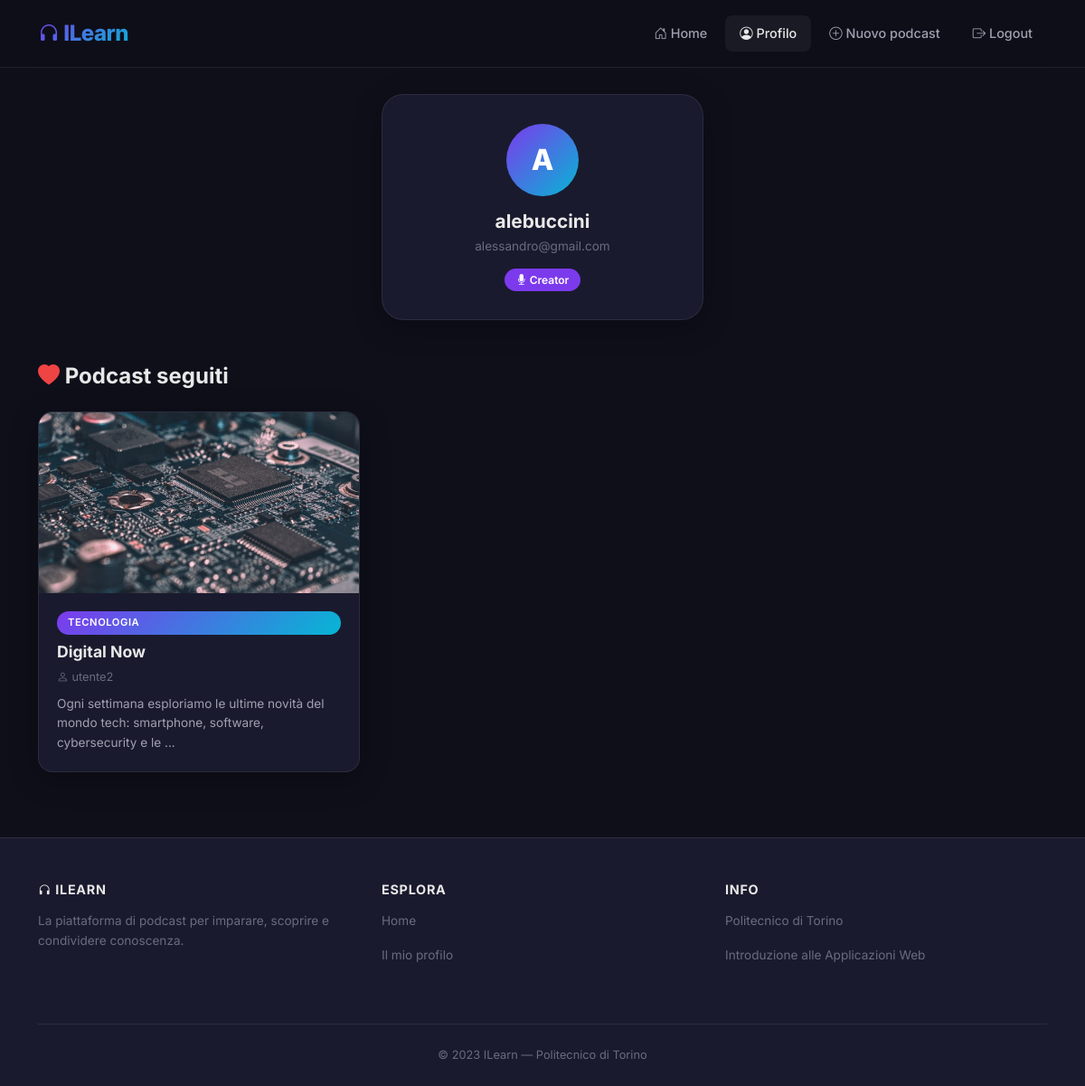
Screenshot of /profilo/5 (signed in) with the database file from the repository.
### tables this page shows
CREATE TABLE "UTENTI" (
	"ID"	INTEGER NOT NULL,
	"Email"	TEXT NOT NULL,
	"Username"	TEXT NOT NULL,
	"Password"	TEXT NOT NULL,
	"Tipo"	INTEGER NOT NULL,
	PRIMARY KEY("ID" AUTOINCREMENT)
);

CREATE TABLE "FOLLOW" (
	"podcast_id"	INTEGER NOT NULL,
	"utente_id"	INTEGER NOT NULL,
	FOREIGN KEY("podcast_id") REFERENCES "PODCAST"("podcast_id") ON DELETE CASCADE,
	FOREIGN KEY("utente_id") REFERENCES "UTENTI"("ID") ON DELETE CASCADE
);

CREATE TABLE "PODCAST" (
	"podcast_id"	INTEGER NOT NULL,
	"Titolo"	TEXT NOT NULL,
	"Descrizione"	TEXT NOT NULL,
	"Categoria"	TEXT NOT NULL,
	"utente_id"	INTEGER NOT NULL,
	"Estensione"	TEXT NOT NULL,
	PRIMARY KEY("podcast_id" AUTOINCREMENT),
	FOREIGN KEY("utente_id") REFERENCES "UTENTI"("ID") ON DELETE CASCADE
);

### app.py (the view)
@app.route('/profilo/<int:user_id>')
@login_required
def profilo(user_id):
    podcast_seguiti = db_interaction.get_podcast_seguiti(user_id)
    id_podcast_seguiti = db_interaction.get_id_podcast_seguiti(user_id)
    user = db_interaction.get_user_by_id(user_id)
    isactive = True
    return render_template('profilo.html', podcast_seguiti=podcast_seguiti, user=user, isactive=isactive, id_podcast_seguiti=id_podcast_seguiti)

### app.py (called while the page is built)
@login_manager.user_loader
def load_user(user_id):
    db_user = db_interaction.get_user_with_password_by_id(user_id)
    user = User(id=db_user['ID'], email=db_user['Email'], password=db_user['Password'], type=db_user['Tipo'], username=db_user['Username'])
    return user

### db_interaction.py (called while the page is built)
def get_user_with_password_by_id(id):
    conn = sqlite3.connect('db/podcast.db')
    conn.row_factory = sqlite3.Row
    cursor = conn.cursor()
    sql = 'SELECT * FROM UTENTI WHERE ID = ?'
    cursor.execute(sql, (id,))
    user = cursor.fetchone()
    cursor.close()
    conn.close()
    return user

def get_user_by_id(id):
    conn = sqlite3.connect('db/podcast.db')
    conn.row_factory = sqlite3.Row
    cursor = conn.cursor()
    sql = 'SELECT ID, Email, Username, Tipo FROM UTENTI WHERE ID = ?'
    cursor.execute(sql, (id,))
    user = cursor.fetchone()
    cursor.close()
    conn.close()
    return user

def get_id_podcast_seguiti(user_id):
    seguiti = []
    conn = sqlite3.connect('db/podcast.db')
    conn.row_factory = sqlite3.Row
    cursor = conn.cursor()
    sql = 'SELECT FOLLOW.podcast_id FROM FOLLOW, PODCAST WHERE FOLLOW.podcast_id = PODCAST.podcast_id AND FOLLOW.utente_id = ?'
    cursor.execute(sql, (user_id,))
    result = cursor.fetchall() #elenco IDSerie in un oggetto row
    for row in result:
        elem = row[0]
        seguiti.append(elem)
    cursor.close()
    conn.close()
    return seguiti

def get_podcast_seguiti(userid):
    conn = sqlite3.connect('db/podcast.db')
    conn.row_factory = sqlite3.Row
    cursor = conn.cursor()
    sql = 'SELECT * FROM PODCAST, FOLLOW, UTENTI WHERE PODCAST.podcast_id = FOLLOW.podcast_id AND PODCAST.utente_id = UTENTI.ID AND FOLLOW.utente_id = ?'
    cursor.execute(sql, (userid,))
    podcasts = cursor.fetchall()
    cursor.close()
    conn.close()
    return podcasts

### templates/profilo.html (shortened to what this page needs)
{% extends "base.html" %}
{% block profilo_active %}active{% endblock %}
{% block content %}
<div class="py-4">
    <div class="row justify-content-center mb-5">
        <div class="col-md-5 col-lg-4" data-aos="fade-up">
            <div class="profile-card">
                <div class="profile-avatar">{{ user.Username[0]|upper }}</div>
                <h4 class="profile-username">{{ user.Username }}</h4>
                <p class="profile-email">{{ user.Email }}</p>
                {% if user.Tipo == 1 %}
                <span class="badge-creator"><i class="bi bi-mic-fill"></i> Creator</span>
                {% else %}
                <span class="badge-listener"><i class="bi bi-headphones"></i> Ascoltatore</span>
                {% endif %}
            </div>
        </div>
    </div>
    <h5 class="section-heading" data-aos="fade-up"><i class="bi bi-heart-fill" style="color: #ef4444;"></i> Podcast seguiti</h5>
    {% if podcast_seguiti %}
    <div class="row row-cols-1 row-cols-md-2 row-cols-lg-3 g-4 pb-5">
        {% for podcast in podcast_seguiti %}
        <div class="col" data-aos="fade-up" data-aos-delay="{{ loop.index0 * 100 }}">
            <article class="glass-card">
                <div class="card-img-wrapper">
                    <a href="{{ url_for('podcast', podcast_id=podcast.podcast_id) }}">
                        <img class="card-img-top"
                             src="{{ url_for('static', filename='podcast' + podcast.podcast_id|string + podcast.Estensione) }}"
                             alt="Immagine del podcast {{ podcast.Titolo }}">
                    </a>
                </div>
                <div class="card-body">
                    <span class="badge-category mb-2">{{ podcast.categoria }}</span>
                    <h5 class="card-title">
                        <a href="{{ url_for('podcast', podcast_id=podcast.podcast_id) }}">{{ podcast.Titolo }}</a>
                    </h5>
                    <p class="card-author"><i class="bi bi-person"></i> {{ podcast.username }}</p>
                    <p class="card-text">{{ podcast.Descrizione[:100] }}{% if podcast.Descrizione|length > 100 %}...{% endif %}</p>
                </div>
            </article>
        </div>
        {% endfor %}
    </div>
    {% else %}
    <div class="text-center py-4" data-aos="fade-up">
        <p style="color: var(--text-muted);">Non stai seguendo nessun podcast.</p>
        <a href="{{ url_for('home') }}" class="btn btn-gradient mt-2"><i class="bi bi-compass"></i> Esplora podcast</a>
    </div>
    {% endif %}
</div>
{% endblock %}

### static/style.css (style rules this page uses)
:root { --bg-primary: #0f0f1a; --bg-card: #1a1a2e; --bg-elevated: #16213e; --bg-glass: rgba(255, 255, 255, 0.05); --bg-glass-hover: rgba(255, 255, 255, 0.08); --accent-primary: #7c3aed; --accent-secondary: #06b6d4; --gradient-accent: linear-gradient(135deg, #7c3aed, #06b6d4); --gradient-hero: linear-gradient(135deg, #0f0f1a 0%, #1a1a2e 50%, #16213e 100%); --text-primary: #e8e8e8; --text-secondary: #a0a0b0; --text-muted: #6b6b80; --border-glass: rgba(255, 255, 255, 0.08); --shadow-card: 0 8px 32px rgba(0, 0, 0, 0.3); --shadow-hover: 0 16px 48px rgba(124, 58, 237, 0.15); --shadow-glow: 0 0 20px rgba(124, 58, 237, 0.3); --radius-sm: 8px; --radius-md: 12px; --radius-lg: 16px; --radius-xl: 24px; --transition-fast: 0.2s ease; --transition-normal: 0.3s ease; --transition-slow: 0.5s ease; }
* { margin: 0; padding: 0; box-sizing: border-box; }
body { font-family: 'Inter', sans-serif; background-color: var(--bg-primary); color: var(--text-primary); line-height: 1.6; overflow-x: hidden; min-height: 100vh; display: flex; flex-direction: column; }
a { color: var(--accent-secondary); text-decoration: none; transition: color var(--transition-fast); }
.glass-card { background: var(--bg-card); border: 1px solid var(--border-glass); border-radius: var(--radius-lg); overflow: hidden; transition: all var(--transition-normal); box-shadow: var(--shadow-card); height: 100%; display: flex; flex-direction: column; }
.glass-card .card-img-top { width: 100%; height: 200px; object-fit: cover; transition: transform var(--transition-slow); }
.glass-card .card-img-wrapper { overflow: hidden; position: relative; }
.glass-card .card-body { padding: 1.25rem; flex: 1; display: flex; flex-direction: column; }
.glass-card .card-title { font-weight: 700; font-size: 1.1rem; margin-bottom: 0.5rem; color: var(--text-primary); }
.glass-card .card-title a { color: var(--text-primary); }
.glass-card .card-text { color: var(--text-secondary); font-size: 0.85rem; flex: 1; }
.glass-card .card-author { color: var(--text-muted); font-size: 0.8rem; margin-bottom: 0.5rem; }
.badge-category { display: inline-block; padding: 0.25rem 0.75rem; border-radius: 50px; font-size: 0.7rem; font-weight: 600; text-transform: uppercase; letter-spacing: 0.05em; background: var(--gradient-accent); color: white; }
.profile-card { background: var(--bg-card); border: 1px solid var(--border-glass); border-radius: var(--radius-xl); padding: 2rem; text-align: center; box-shadow: var(--shadow-card); }
.profile-avatar { width: 80px; height: 80px; border-radius: 50%; background: var(--gradient-accent); display: flex; align-items: center; justify-content: center; font-weight: 800; font-size: 2rem; color: white; margin: 0 auto 1rem; }
.profile-username { font-weight: 700; font-size: 1.3rem; margin-bottom: 0.25rem; }
.profile-email { color: var(--text-muted); font-size: 0.85rem; margin-bottom: 0.75rem; }
.badge-creator { background: var(--accent-primary); color: white; padding: 0.3rem 0.8rem; border-radius: 50px; font-size: 0.75rem; font-weight: 600; }
.section-heading { font-weight: 700; font-size: 1.5rem; margin-bottom: 1.5rem; color: var(--text-primary); }

### rows the page displays
UTENTI: Username "A", Username "alebuccini", Email "alessandro@gmail.com"
FOLLOW: Estensione (picture), categoria "TECNOLOGIA", Titolo "Digital Now", username "utente2", Descrizione "Ogni settimana esploriamo le ultime novità del mondo tech: smartphone, software, cybersecurity e le"
